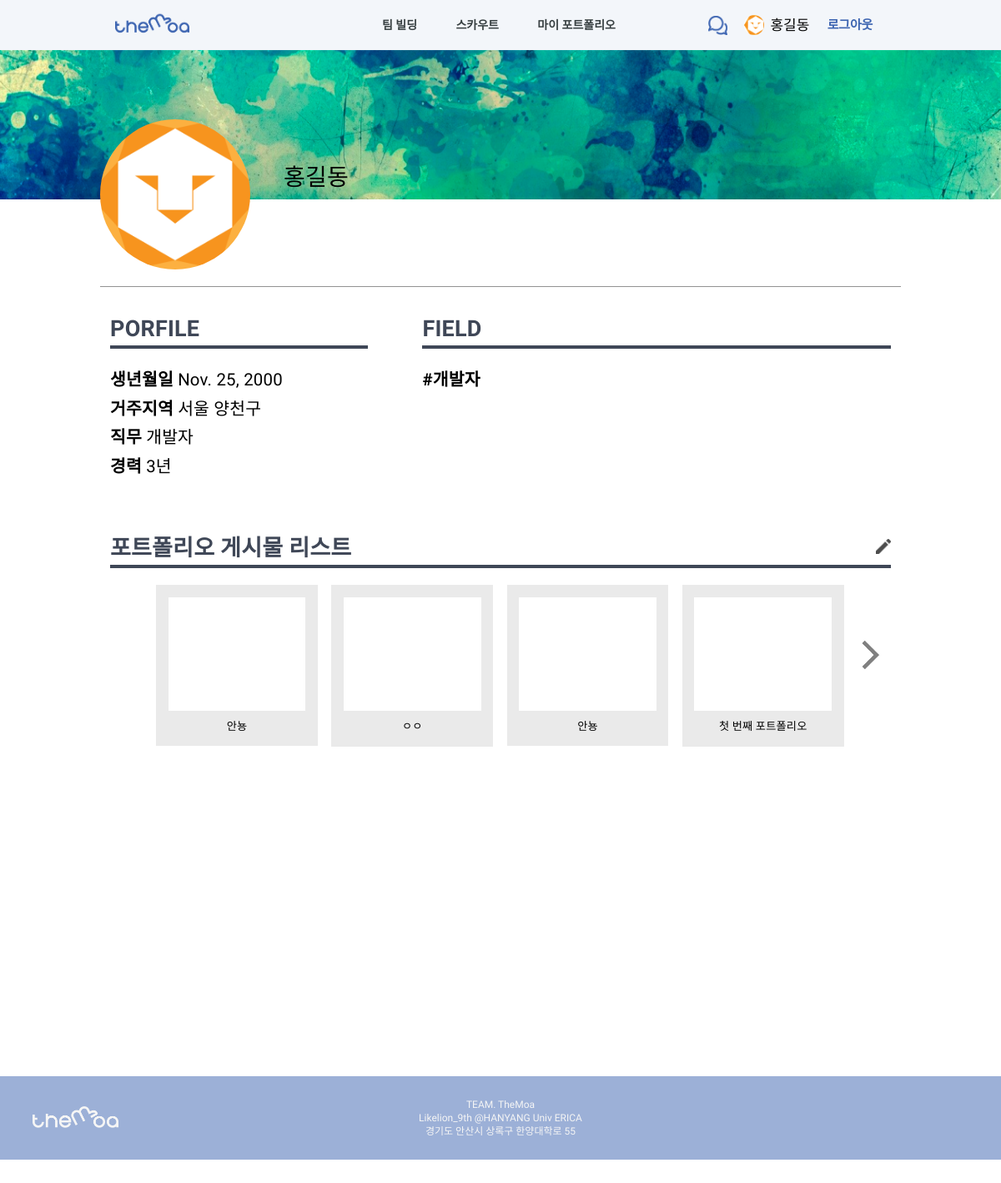
/portfolio/1 (signed in), run on the app's committed database.
### users/models.py (models this page shows)
class User(AbstractUser):
    image = models.ImageField(default="image/users/none/profile_default.png", upload_to="image/users" , blank=True, null=False)
    name = models.CharField(default='', max_length=300)
    birth_date = models.DateField(default=timezone.now)
    address_sido = models.CharField(default='', choices=LOCATE_CHOICES, max_length=200)
    address_gungu = models.CharField(default='', max_length=200)
    career = models.CharField(default='0', max_length=200, choices=CAREER_CHOICES)
    state = models.CharField(default='', blank=True, null=False, max_length=200, choices=STATE_CHOICES)
    role = MultiSelectField(default='Etc', choices=ROLE_CHOICES, max_choices=4, max_length=200)
    intro = models.TextField(default="", blank=True, null=False)

### mypf/models.py (models this page shows)
class Portfolio(models.Model):
    title = models.CharField(default='', max_length=50)
    image = models.ImageField(default='', upload_to="image/mypf/", blank=True, null=False)
    user_id = models.ForeignKey(User, on_delete=models.CASCADE, null=True)
    detail = models.TextField(blank=True, null=True)

### mypf/views.py (the view)
# urls.py: path('<int:id>', profile, name='profile'),
def profile(request, id):
    user_instance = None
    if request.user.id:
        user_instance = User.objects.get(pk=request.user.id)
    user = get_object_or_404(User, pk=id)
    pfs = Portfolio.objects.filter(user_id=id).order_by('-id')
    paginator = Paginator(pfs, 4)
    page = request.GET.get('page')
    pfs = paginator.get_page(page)
    context = {
        'user_instance': user_instance,
        'user_id':id,
        'obj': user,
        'pfs':pfs,
    }
    return render(request, 'mypf/profile.html', context)

### templates/mypf/profile.html (shortened to what this page needs)
{% extends 'base.html' %}
        {% load static %}
        {% block extrahead %}
        <link rel="stylesheet" href="../../static/css/base.css">
        <link rel="stylesheet" href="../../static/css/mypf/profile.css">
        {% endblock %}
{% block content %}
<div>
    <img class="profile-back" src="{% if obj.id == user.id %}../../static/img/mypf/back_img.png {% else %}../../static/img/profile_back.png {% endif %}">
    <div class="profile-container">
        <img src="../../media/{{obj.image}}"alt="프로필 사진">
        <div class="name-container">
            <p>{{obj.name}}</p>
        </div>
    </div>
    <div class="info-container">
        <div class="spec">
            <div>
                <div class="spec-title">
                    <p>PORFILE</p>
                </div>
                <strong>생년월일 </strong>{{obj.birth_date}} <br>
                <strong>거주지역 </strong>{{obj.address_sido}} {{obj.address_gungu}} <br>
                <strong>직무 </strong>{{obj.get_role_display}} <br>
                <strong>경력 </strong>{{obj.get_career_display}}
            </div>
            <div>
                <div class="spec-title">
                    <p>FIELD</p>
                </div>
                <strong>#{{obj.get_role_display}}</strong>
            </div>
        </div>
        <div class="portfolio">
            <div class="spec-title">
                <p>포트폴리오 게시물 리스트</p>
                {% if user.id == user_id %}
                <a href="{% url 'mypf:create_pf' user_id %}">
                    <img src="../../static/img/mypf/edit_icon.png" alt="">
                </a>
                {% endif %}
            </div>
            {% if pfs %}
            <div class="pf-box">
                <div class="pf-list">
                {% for pf in pfs %}
                    <a href="{% url 'mypf:detail_pf' user_id pf.id %}">
                        <div class="pf">
                            {% if pf.image %}
                            <img class="pf-img" src="../../media/{{pf.image}}" alt="">
                            {% else %}
                            <div class="pf-img" src="" alt=""></div>
                            {% endif %}
                            <p>{{pf.title}}</p>
                        </div>
                    </a>
                {% endfor %}
                </div>
                {% if pfs.has_next %}
                    <a href="?page={{pfs.next_page_number}}">
                        <div class="pf-btn next" style="background-image: url('../../static/img/mypf/pf_next.png')"></div>
                    </a>
                {% else %}
                <div class="pf-btn"></div>
                {% endif %}
            </div>
            {% endif %}
        </div>
    </div>
</div>
{% endblock %}

### templates/base.html (shortened to what this page needs)
<!DOCTYPE html>
<html lang="en">
<head>
    {% load static %}
    <link rel="stylesheet" href="../../../static/css/base.css">
    {% block extrahead %}
    {% endblock %}
</head>
<body>
    <header>
        <nav class="nav-container">
            <ul class="nav-wrapper">
                <li class="logo">
                    <a href="{% url 'main:main' %}">
                        <div class="logo-img" style="background-image: url('../../../static/img/logo.png');"></div>
                    </a>
                </li>
                <li class="url-container">
                    <a href="{% url 'team_build:team_build' %}">팀 빌딩</a>
                    <a href="{% url 'scout:user' %}">스카우트</a>
                    <a href="{% if user.is_authenticated %} {% url 'mypf:profile' user.id %} {% else %} {% url 'users:login' %} {% endif %}">마이 포트폴리오</a>
                </li>
                <li class="{% if user.is_authenticated %} user-container {% endif %}">
                    <a href="{% if user.is_authenticated %} {% if user.is_authenticated %} {% url 'chat:index' %} {% else %} {% url 'users:login' %} {% endif %} {% else %} {% url 'users:login' %} {% endif %}">
                        {% if user.is_anonymous %}
                        <div class="chat-img anonymous"></div>
                        {% else %}
                        <div class="chat-img"></div>
                        {% endif %}
                    </a>
                    {% if user.is_authenticated %}
                    <div class="profile-img"></div>
                    <a class="user-name"href="{% url 'mypage:mypage' user.id %}">{{user.name}}</a>
                    <a class="logout" href="{% url 'users:logout' %}">로그아웃</a>
                    {% else %}
                    <a class="btn login" href="{% url 'users:login' %}">로그인</a>
                    <a class="btn signup" href="{% url 'users:signup' %}">회원가입</a>
                    {% endif %}
                </li>
            </ul>
        </nav>
    </header>
    {% block content %}
    {% endblock %}
    <footer>
        <div>
            <div class="footer-img" style="background-image: url('../static/img/footer_logo.png');"></div>
        </div>
        <div>
            <p>TEAM. TheMoa <br>
                Likelion_9th @HANYANG Univ ERICA <br>
                경기도 안산시 상록구 한양대학로 55</p>
        </div>
    </footer>
</body>
</html>

### static/css/base.css (style rules this page uses)
body, html { margin: 0; padding : 0; font-family: 'Mulish', sans-serif; }
a { text-decoration: none; }
.nav-container { display: flex; align-items: center; justify-content: center; background-color: #F3F6FA; width: 100%; height: 60px; }
.logo { float: left; }
.logo-img { width: 116px; height: 32px; background-repeat: no-repeat; background-size: contain; }
.nav-wrapper { display: flex; align-items: center; justify-content: space-between; width: 77vw; height: 42px; padding: 0; margin: 0; list-style-type: none; }
.url-container { display: flex; justify-content: space-between; width: 280px; margin: 0 0 0 10%; }
.url-container > a { overflow: hidden; text-overflow: ellipsis; display: -webkit-box; -webkit-line-clamp: 1; -webkit-box-orient: vertical; word-wrap: break-word; color: #373F41; font-weight: 600; font-size: 14px; line-height: 18px; }
.user-container { width: 23%; display: flex; align-items: center; }
.chat-img { width: 23px; height: 23px; margin-right: 20px; background-image: url('../img/nav_chat.png'); background-repeat: no-repeat; background-size: cover; }
.profile-img { width: 24px; height: 24px; margin-right: 7px; border-radius: 50%; background-repeat: no-repeat; background-size: cover; }
.user-container > .user-name { overflow: hidden; text-overflow: ellipsis; display: -webkit-box; -webkit-line-clamp: 1; -webkit-box-orient: vertical; word-wrap: break-word; color: #000000; font-weight: normal; font-size: 17px; line-height: 40px; }
.user-container > .logout { margin-left: 10%; font-weight: bold; font-size: 15px; line-height: 18px; letter-spacing: -0.01em; color: #3C64B1; }
footer { display: flex; align-items: center; width: 100%; height: 100px; background: #9CB0D7; }
footer > div { display: flex; align-items: center; justify-content: center; float: left; height: 100%; text-align: center; }
footer > div:first-child { width: 15%; }
footer > div:nth-child(2) { width: 70%; font-size: 12px; line-height: 16px; color: #F5F5F5; }
.footer-img { margin: auto; width: 103px; height: 29px; background-size: contain; background-repeat: no-repeat; }

### static/css/mypf/profile.css (style rules this page uses)
* { margin: 0; padding: 0; }
.profile-back { width: 100%; height: 179px; overflow: hidden; }
.profile-container { display: flex; width: 80%; height: 200px; margin: auto; margin-top: -100px; border-bottom: 1px solid #929292; }
.profile-container > img { width: 180px; height: 180px; border-radius: 50%; object-fit: cover; }
.name-container { display: flex; flex-direction: column; justify-content: flex-end; height: 90px; margin-left: 40px; }
.name-container > p { font-size: 28px; line-height: 40px; letter-spacing: 0.2px; color: #000000; }
.info-container { width: 78%; height: 886px; margin: 30px auto; display: flex; flex-direction: column; }
.spec > div { font-size: 1.7vw; line-height: 170%; letter-spacing: 0.2px; color: #000000; }
.spec > div:first-child { float: left; width: 33%; }
.spec > div:nth-child(2) { float: right; width: 60%; }
.spec-title { display: flex; align-items: center; justify-content: space-between; border-bottom: 4px solid #3F4757; margin-bottom: 20px; }
.spec-title > p { float: left; font-weight: bold; font-size: 27px; line-height: 40px; letter-spacing: 0.2px; color: #3F4757; }
.spec-title > a { float: right; }
.spec-title > a > img { width: 18px; height: 18px; object-fit: contain; }
.portfolio { margin-top: 60px; }
.pf-list { width: 90%; display: grid; grid-template-columns: repeat(4, 1fr); grid-template-rows: repeat(1, 1fr); gap: 2%; }
.pf-box { margin: auto; display: flex; }
.pf-btn { width: 4.7vw; height: 4.7vw; background-repeat: no-repeat; background-size: contain; margin-top: 100%; }
.pf { background-color: #EAEAEA; display: flex; flex-direction: column; align-items: center; justify-content: center; position: relative; }
.pf::after { content: ""; display: block; padding-bottom: 100%; }
.pf-img { position: absolute; top: 8%; width: 85%; height: 70%; object-fit: contain; }
div .pf-img { background-color: #ffffff; }
.pf > p { position: absolute; bottom: 8%; overflow: hidden; text-overflow: ellipsis; display: -webkit-box; -webkit-line-clamp: 1; -webkit-box-orient: vertical; word-wrap: break-word; font-size: 1.1vw; letter-spacing: 0.2px; color: #000000; }

### data on the page
User: name "홍길동", image (picture), birth_date "Nov. 25, 2000", address_sido "서울", address_gungu "양천구", role "개발자", career "3년"
Portfolio: title "안뇽"
Portfolio: title "ㅇㅇ"
Portfolio: title "안뇽"
Portfolio: title "첫 번째 포트폴리오"
